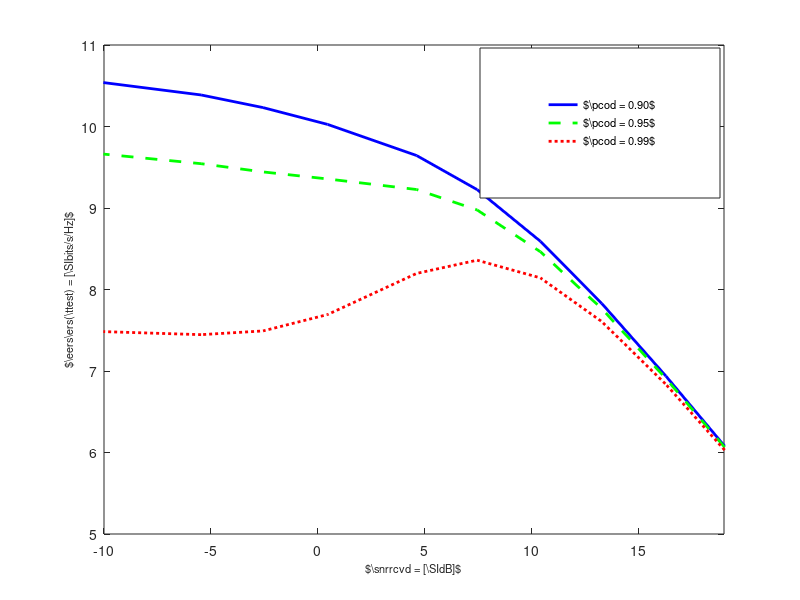

Source code (MATLAB): (Note: this script raises an error after producing the figure.)
close all;
clear all;

pdf = 0;
ETT = 0;
rs_SNR = 1;
test_SNR = 1;

Fontsize = 8;


if pdf
    h = openfig('P_ST_Rx.fig');
    pbaspect([1 0.62 1]);
    hl = legend('Empirical','Theoretical');
    set(hl, 'Location', 'SouthEast', 'FontSize', Fontsize);
    set(hl, 'position',[0.57 0.68 0.335 0.15]);
    xlabel('$\eprcvd$ = [dBm]','FontSize', Fontsize);
    ylabel('pdf','FontSize', Fontsize);

    laprint(h, '../P_ST_Rx', 'options', 'factory', 'width', 8, 'scalefonts',...
        'on', 'factor',0.5, 'keepfontprops', 'on');
    close all;


    h = openfig('P_ST_Tx.fig');
    pbaspect([1 0.62 1]);
    hl = legend('Empirical','Theoretical');
    set(hl, 'Location', 'SouthEast', 'FontSize', Fontsize);
    set(hl, 'position',[0.57 0.68 0.335 0.15]);
    xlabel('$\epreg$ = [dBm]','FontSize', Fontsize);
    ylabel('pdf','FontSize', Fontsize);

    laprint(h, '../P_ST_Tx', 'options', 'factory', 'width', 8, 'scalefonts',...
        'on', 'factor',0.5, 'keepfontprops', 'on');
    close all;

    h = openfig('P_PR_Rx.fig');
    pbaspect([1 0.62 1]);
    hl = legend('Empirical','Theoretical');
    set(hl, 'Location', 'SouthEast', 'FontSize', Fontsize);
    set(hl, 'position',[0.57 0.68 0.335 0.15]);
    xlabel('$\eprcvdpr$ = [dBm]','FontSize', Fontsize);
    ylabel('pdf','FontSize', Fontsize);

    laprint(1, '../P_PR_Rx', 'options', 'factory', 'width', 8, 'scalefonts',...
        'on', 'factor',0.5, 'keepfontprops', 'on');
    close all;

    h = openfig('R_s.fig');
    pbaspect([1 0.62 1]);
    hl = legend('Empirical','Theoretical');
    set(hl, 'Location', 'SouthEast', 'FontSize', Fontsize);
    set(hl, 'position',[0.57 0.68 0.335 0.15]);
    xlabel('$\ers$ = [bits/sec/Hz]','FontSize', Fontsize);
    ylabel('pdf','FontSize', Fontsize);

    laprint(h, '../R_s', 'options', 'factory', 'width', 8, 'scalefonts',...
        'on', 'factor',0.5, 'keepfontprops', 'on'); 
end

if ETT
    load('ETT_results');
    [taux rsx pocx] = plotyy(tau, rs, tau, poc_model);
    set(taux(2),'XTick',[]);
    decimate = 3;
    index = (1:decimate:length(tau));
    set(taux, 'NextPlot','add');
    plot(taux(2), tau(index), poc_data(index), 'kx');

    decimate = 3;
    index = (1:decimate:length(tau));
    set(taux, 'NextPlot','add');
    plot(taux(1), tau(index), rs(index), 'kx', 'HandleVisibility','off');

    set(taux, 'NextPlot','add');
    plot(taux(1), 0.735, 7.0183, 'ks', 'HandleVisibility','off');

    set(taux, 'NextPlot','add');
    plot(taux(2), 0.735, 0.95, 'ks', 'HandleVisibility','off');

    set(taux(1),'ycolor','k');
    Ytick_R =  round(linspace(min(rs), max(rs), 6)*10000)/10000;
    Ytick_PC = round(linspace(0.5, 1, 6)*10000)/10000;
    set(taux(1),'ycolor','k','ylim',[min(rs) max(rs)],'ytick',Ytick_R, 'Yticklabel', sprintf('%0.2f|', Ytick_R));
    set(taux(2),'ycolor','k','ylim', [0.5 1],'ytick',Ytick_PC, 'Yticklabel', sprintf('%0.2f|', Ytick_PC));
    set(rsx,'color','b','LineWidth',1);
    set(pocx(1),'color','b','LineWidth',1,'LineStyle','--');


    xlabel('$\test = [\SI{}{ms}]$', 'FontSize', Fontsize);
    ylabel(taux(1),'$\e{\ers}{\ers}  = [\SI{}{bits/s/Hz}]$', 'FontSize', Fontsize);% left y-axis
    ylabel(taux(2),'$\pco$', 'FontSize', Fontsize); % right y-axis
    hl = legend({'$\e{\ers}{\ers}$]','$\pco$','Empirical'});
    set(hl, 'Location', 'SouthEast', 'FontSize', Fontsize);
    set(hl, 'position',[0.6 0.56 0.3 0.25]);

    hor = 7.0536;
    hor2 = 7.0183;
    ver = 0.735;
    line([ver 2.5],[hor hor],'LineStyle',':','Color','k','LineWidth',1); % horizontal line
    line([ver ver],[6.89 hor],'LineStyle',':','Color','k','LineWidth',1); % vertical line
    line([0 ver],[hor2 hor2],'LineStyle',':','Color','k','LineWidth',1); % horizontal line


    laprint(1, '../ETT', 'options', 'factory', 'width', 8, 'scalefonts',...
        'on', 'factor',0.5, 'keepfontprops', 'on');
end

if rs_SNR
    load('test_rs_SNR_results');
    h = figure(1);
    plot(SNR_dB(1,:),rs(1,:),'b','LineWidth',2);
    hold on;
    plot(SNR_dB(2,:),rs(2,:),'g--','LineWidth',2);
    plot(SNR_dB(3,:),rs(3,:),'r:','LineWidth',2);
    xlabel('$\snrrcvd = [\SI{}{dB}]$', 'FontSize', Fontsize);
    ylabel('$\e{ers}{\ers(\ttest)} = [\SI{}{bits/s/Hz}]$', 'FontSize', Fontsize);
    hl = legend({'$\pcod = 0.90$','$\pcod = 0.95$','$\pcod = 0.99$'});
    set(hl, 'Location', 'SouthEast', 'FontSize', Fontsize);
    set(hl, 'position',[0.6 0.67 0.3 0.25]);    
    
    xlim([-10 19])
    laprint(h, '../Rs_SNR', 'options', 'factory', 'width', 8, 'scalefonts',...
        'on', 'factor',0.5, 'keepfontprops', 'on');
end


if test_SNR
    load('test_rs_SNR_results');
    h = figure(2);
    plot(SNR_dB(1,:),tau(1,:),'b','LineWidth',2)
    hold on
    plot(SNR_dB(2,:),tau(2,:),'g--','LineWidth',2)
    plot(SNR_dB(3,:),tau(3,:),'r:','LineWidth',2)
    xlabel('$\snrrcvd = [\SI{}{dB}]$', 'FontSize', Fontsize);
    ylabel('$\ttest = [\SI{}{ms}]$', 'FontSize', Fontsize);
    hl = legend({'$\pcod = 0.90$','$\pcod = 0.95$','$\pcod = 0.99$'});
    set(hl, 'Location', 'SouthEast', 'FontSize', Fontsize);
    set(hl, 'position',[0.6 0.67 0.3 0.25]);  
    xlim([-10 19]);
    laprint(h, '../test_SNR', 'options', 'factory', 'width', 8, 'scalefonts',...
        'on', 'factor',0.5, 'keepfontprops', 'on');   
    
end